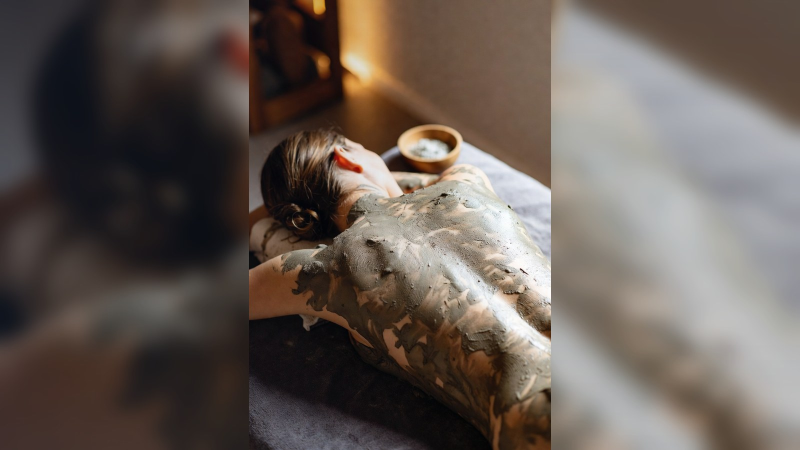
#> input picture assets/service-pages/body-treatments-hero.jpg, 1600 x 900 px (shown at 1/2 size)
$ python -i build-service-page-images.py   (imports and definitions only)
#> lines starting #> are read from the running program, lines starting #| are printed output that depends on the picture
#> in make_hero, img is the input picture: PIL image 1600x900 RGB; mean R, G, B 102.1, 91.7, 85.2
from pathlib import Path
from PIL import Image, ImageFilter, ImageEnhance
import json

ROOT = Path(r"C:/Users/DillonMohr/OneDrive - Align HCM/Desktop/Codex/handoffs/mohr-vault-zen-spa-c8nk6a")
DOWNLOADS = Path(r"C:/Users/DillonMohr/Downloads")
OUT = ROOT / "assets" / "service-pages"
# [1 line not run here, left out]

SIZE = (1600, 900)

ITEMS = [
    ("massages", "/massages", "Massage", "CDnXQ.jpg"),
    ("facials", "/facials", "Medical Grade Facials", "uLZF9.jpg"),
    ("head-spa", "/head-spa", "Head Spa", "ed50i.jpg"),
    ("waxing", "/waxing", "Waxing", "mM05O.jpg"),
    ("foot-soaks", "/foot-soaks", "Foot Soaks", "N9Spm.jpg"),
    ("makeup", "/makeup", "Makeup", "tiGG0.jpg"),
    ("lashes-brows", "/lashes-brows", "Lashes and Brows", "RRKwD.jpg"),
    ("tea-lounge", "/day-pass", "Tea Lounge Experience", "evcj8.jpg"),
    ("couples-treatments", "/couples-treatments", "Couples Treatments", "PlSl0 (1).jpg"),
    ("body-treatments", "/body-treatments", "Body Wraps and Scrubs", "dmdNf.jpg"),
]


def cover_resize(img, size):
#> called with size = (1600, 900)
    w, h = img.size
#> w = 1600; h = 900
    tw, th = size
    scale = max(tw / w, th / h)
#> scale = 1
    nw, nh = int(w * scale), int(h * scale)
#> nw = 1600; nh = 900
    resized = img.resize((nw, nh), Image.Resampling.LANCZOS)
    left = (nw - tw) // 2
#> left = 0
    top = (nh - th) // 2
#> top = 0
    return resized.crop((left, top, left + tw, top + th))


def contain_resize(img, max_size):
    w, h = img.size
    mw, mh = max_size
    scale = min(mw / w, mh / h)
    return img.resize((int(w * scale), int(h * scale)), Image.Resampling.LANCZOS)


def make_hero(src, dest):
    img = Image.open(src).convert("RGB")
    bg = cover_resize(img, SIZE)
    bg = bg.filter(ImageFilter.GaussianBlur(18))
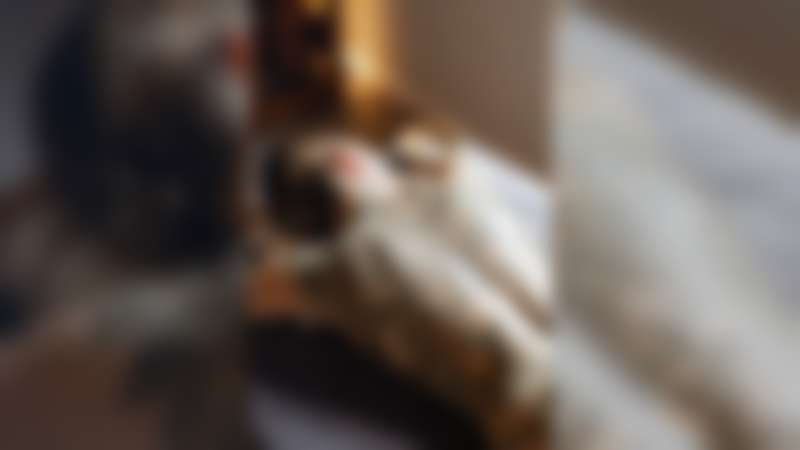
#> bg: PIL image 1600x900 RGB (shown at 1/2 size); mean R, G, B 102.1, 91.7, 85.2
    bg = ImageEnhance.Color(bg).enhance(0.95)
    bg = ImageEnhance.Contrast(bg).enhance(0.92)
    bg = ImageEnhance.Brightness(bg).enhance(0.82)
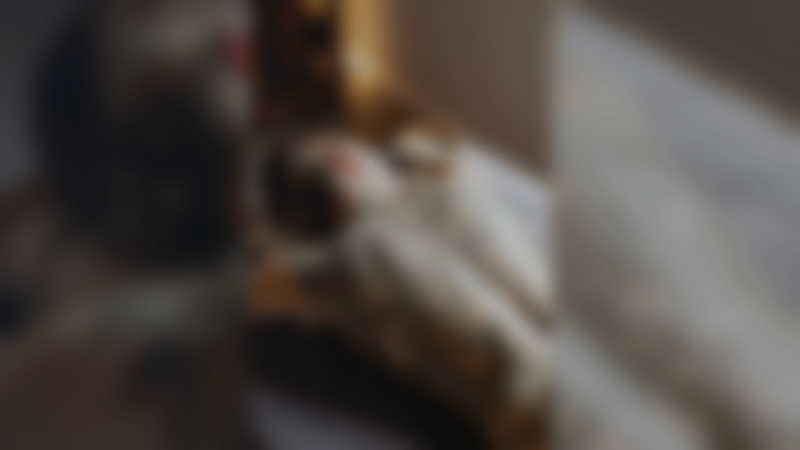
#> bg: PIL image 1600x900 RGB (shown at 1/2 size); mean R, G, B 81.7, 74.4, 69.5

    fg = contain_resize(img, (1180, 900))
#> in contain_resize, `return img.resize((int(w * scale), int(h * scale)), Image.Resampling.L..`:
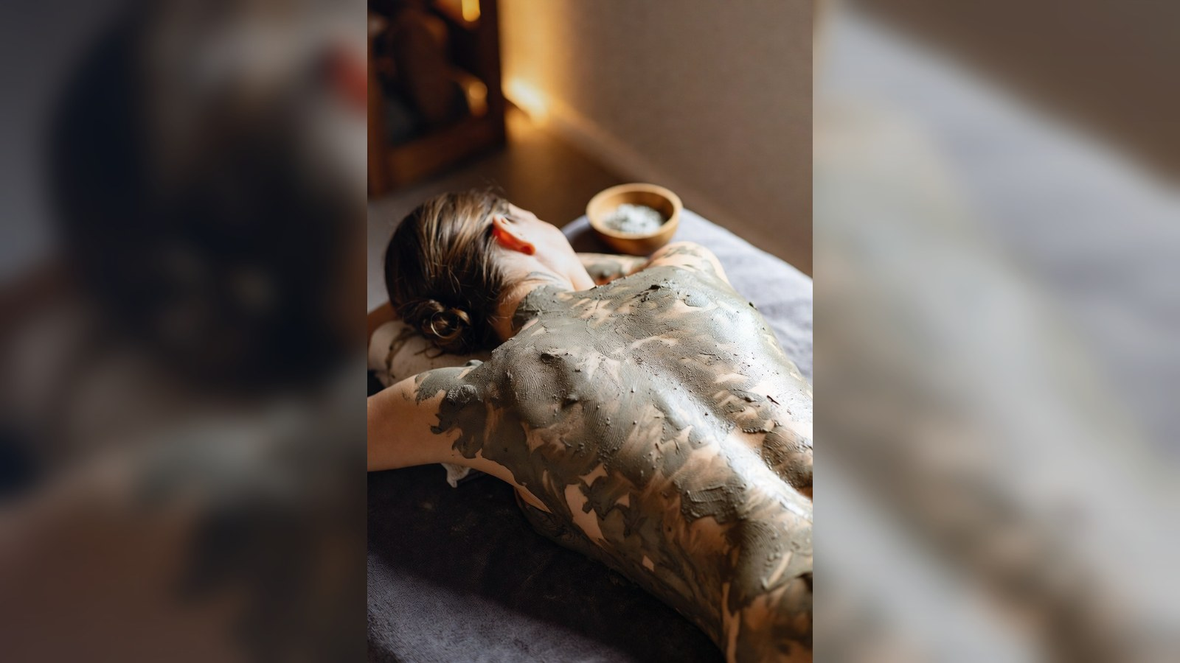
#> returned value: PIL image 1180x663 RGB; mean R, G, B 102.1, 91.7, 85.2
    canvas = bg.copy()
    x = (SIZE[0] - fg.size[0]) // 2
#> x = 210
    y = (SIZE[1] - fg.size[1]) // 2
#> y = 118
    canvas.paste(fg, (x, y))
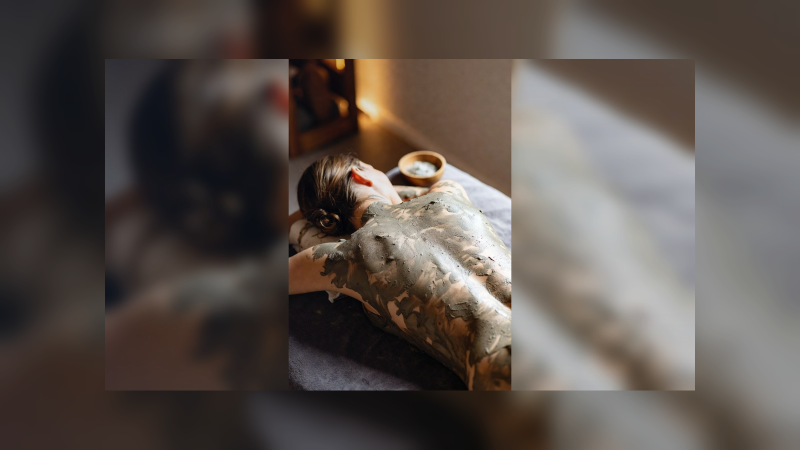
#> canvas: PIL image 1600x900 RGB (shown at 1/2 size); mean R, G, B 90.8, 82.1, 76.9

    # ponytail: fixed navy vignette, replace with art-directed crops only if the editor wants text overlay on every image.
    overlay = Image.new("RGBA", SIZE, (0, 0, 0, 0))
#> overlay: PIL image 1600x900 RGBA; every value is 0
    px = overlay.load()
    for ix in range(SIZE[0]):
        strength = max(0, 95 - int(ix / SIZE[0] * 150))
        for iy in range(SIZE[1]):
            edge = max(0, int((abs(iy - SIZE[1] / 2) / (SIZE[1] / 2)) * 30) - 15)
            px[ix, iy] = (13, 31, 59, min(105, strength + edge))
    canvas = Image.alpha_composite(canvas.convert("RGBA"), overlay).convert("RGB")
    canvas.save(dest, "JPEG", quality=88, optimize=True, progressive=True)


manifest = []
# [16 lines not run here, left out]

md = ["# Zen Spa Service Page Image Pack", "", "Generated from Dillon-approved source photos for service page hero slots.", ""]
# [7 lines not run here, left out]

>>> result = make_hero('../assets/service-pages/body-treatments-hero.jpg', 'out.png')

$ run again, on assets/service-pages/head-spa-hero.jpg
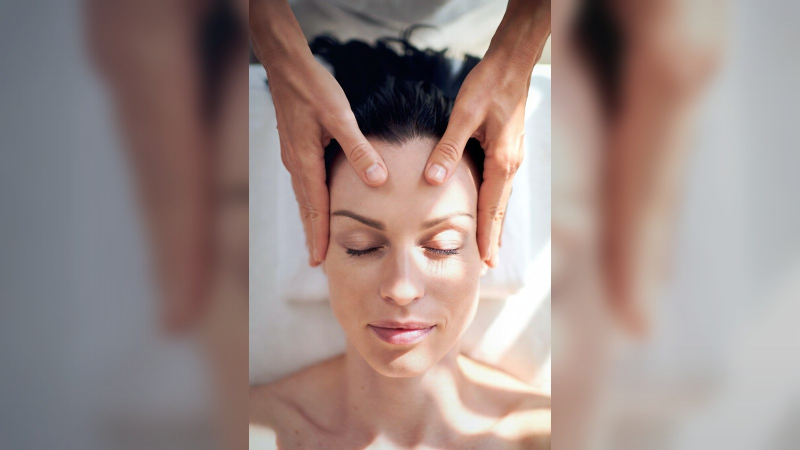
#> input picture assets/service-pages/head-spa-hero.jpg, 1600 x 900 px (shown at 1/2 size)
#> in make_hero, img is the input picture: PIL image 1600x900 RGB; mean R, G, B 155, 137.4, 133.6
#> in make_hero, `bg = ImageEnhance.Brightness(bg).enhance(0.82)`:
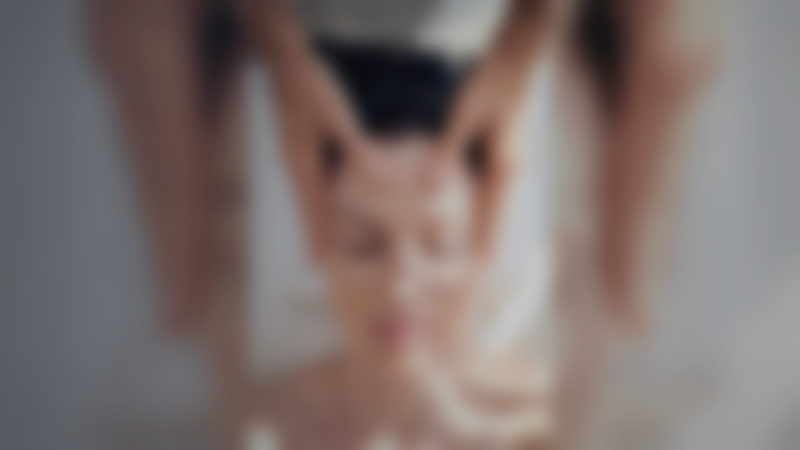
#> bg: PIL image 1600x900 RGB (shown at 1/2 size); mean R, G, B 124.6, 112, 109.2
#> overlay: PIL image 1600x900 RGBA; every value is 0
#> in make_hero, `canvas = Image.alpha_composite(canvas.convert("RGBA"), overlay).conver..`:
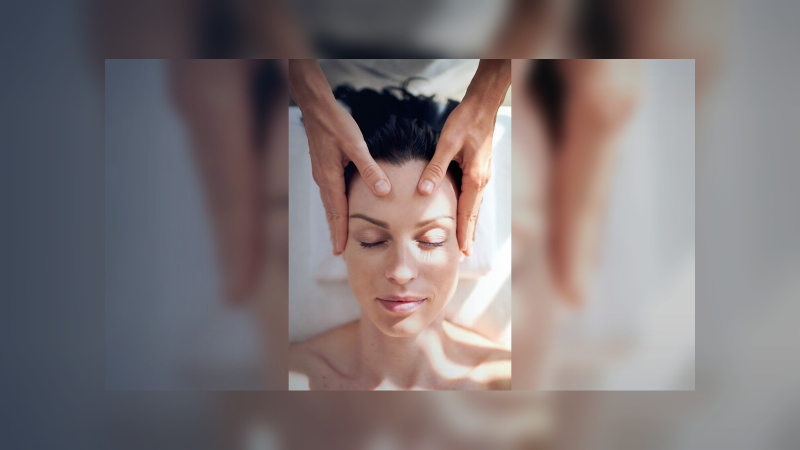
#> canvas: PIL image 1600x900 RGB (shown at 1/2 size); mean R, G, B 125.3, 116.7, 118.2

$ run again, on assets/service-pages/lashes-brows-hero.jpg
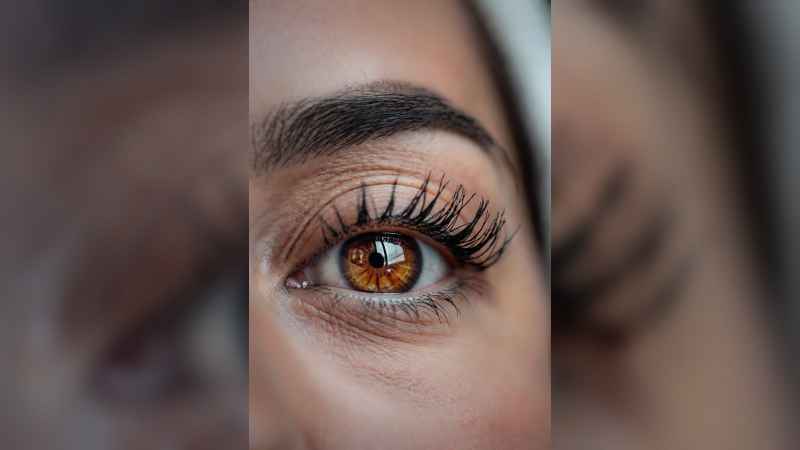
#> input picture assets/service-pages/lashes-brows-hero.jpg, 1600 x 900 px (shown at 1/2 size)
#> in make_hero, img is the input picture: PIL image 1600x900 RGB; mean R, G, B 103.8, 86.2, 81.3
#> in make_hero, `bg = ImageEnhance.Brightness(bg).enhance(0.82)`:
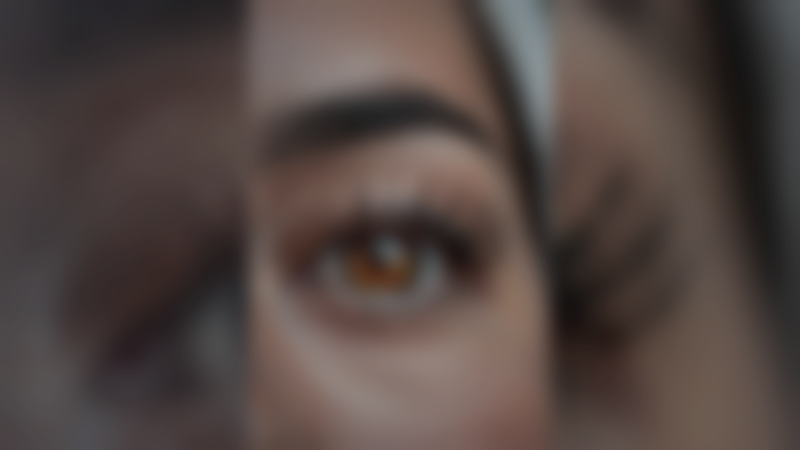
#> bg: PIL image 1600x900 RGB (shown at 1/2 size); mean R, G, B 82.5, 70.1, 66.4
#> overlay: PIL image 1600x900 RGBA; every value is 0
#> in make_hero, `canvas = Image.alpha_composite(canvas.convert("RGBA"), overlay).conver..`:
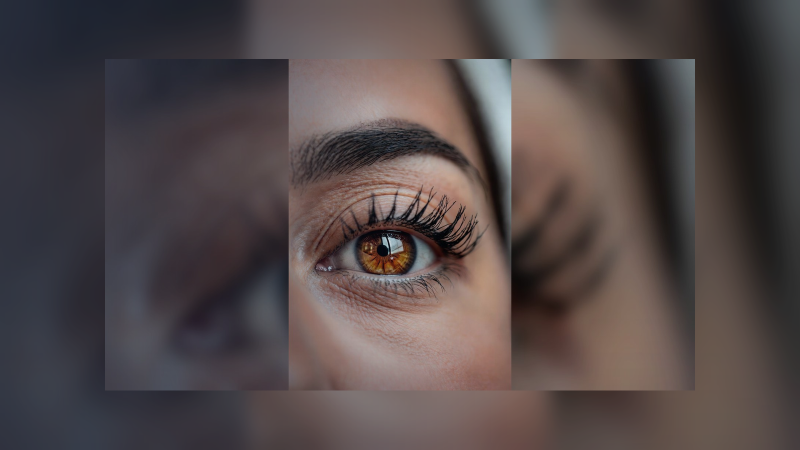
#> canvas: PIL image 1600x900 RGB (shown at 1/2 size); mean R, G, B 82.7, 72.5, 72.7

$ run again, on assets/service-pages/makeup-hero.jpg
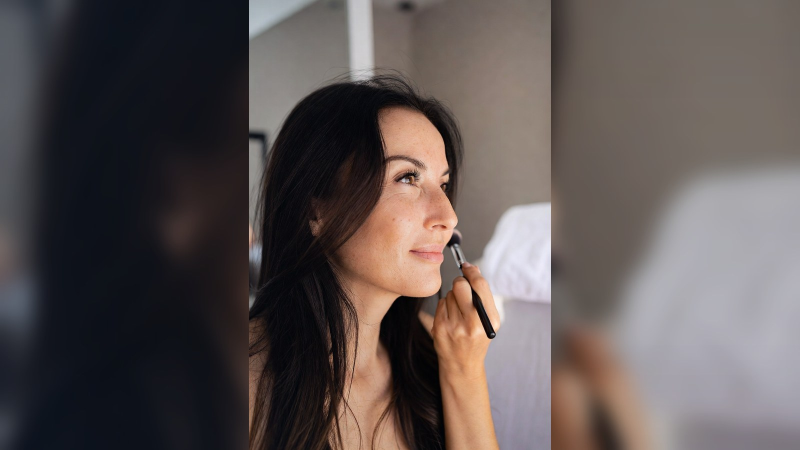
#> input picture assets/service-pages/makeup-hero.jpg, 1600 x 900 px (shown at 1/2 size)
#> in make_hero, img is the input picture: PIL image 1600x900 RGB; mean R, G, B 93.3, 84.4, 83.2
#> in make_hero, `bg = ImageEnhance.Brightness(bg).enhance(0.82)`:
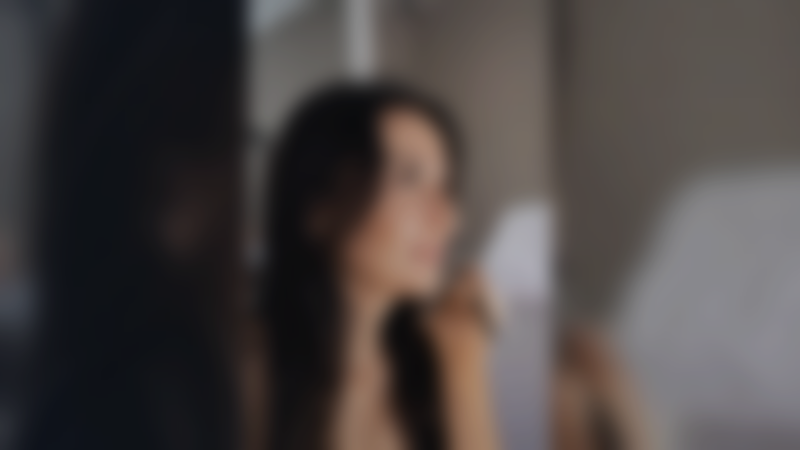
#> bg: PIL image 1600x900 RGB (shown at 1/2 size); mean R, G, B 74.6, 68.5, 67.3
#> overlay: PIL image 1600x900 RGBA; every value is 0
#> in make_hero, `canvas = Image.alpha_composite(canvas.convert("RGBA"), overlay).conver..`:
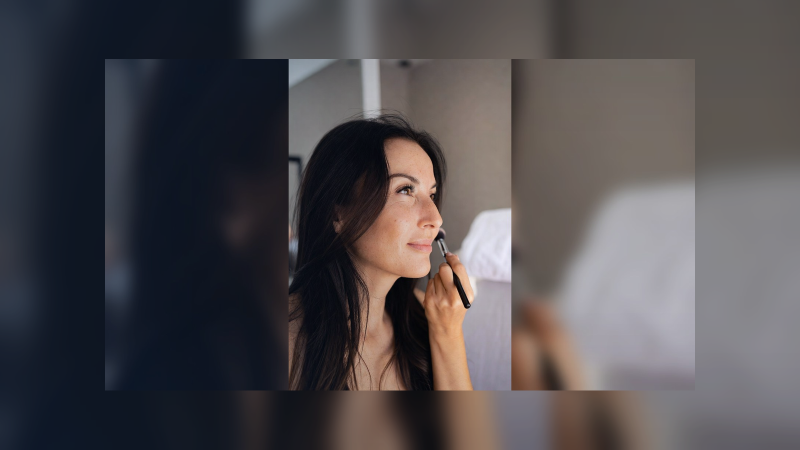
#> canvas: PIL image 1600x900 RGB (shown at 1/2 size); mean R, G, B 80.3, 76.5, 79.5
